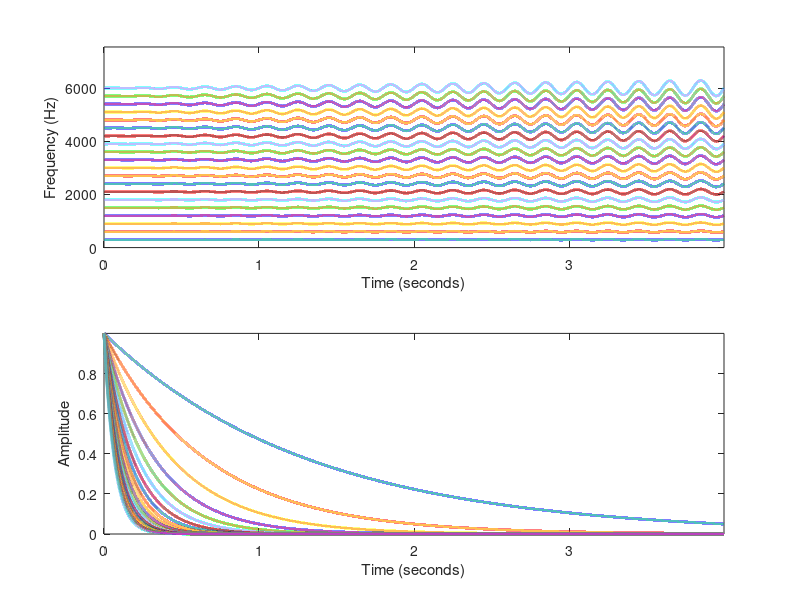

MATLAB code for this plot:
function P3
% resynthesis_4.m
% Demonstrates synthesis of N sinusoids using phase information
% Does not perform resynthesis (no analysis of an input signal)
% General case: N sinusoidal tracks, varying amplitude, varying frequency

fs = 22050;
duration = 4;  % in seconds
signal_length = fs * duration;
t = 0:1/fs:duration-1/fs;
N = 20;  % 20 harmonics

% ---------------- PREPARE f and a ------------------ 
f = zeros( N, signal_length );
a = zeros( N, signal_length );
    % frequency evolution over time. N harmonics with fundamental
    % from 200 to 300  in 'duration' seconds
for n = 1 : N
       f(n, :) = n * (300+sin(2*pi*t*5).*(15*(1:signal_length)/ signal_length));
            % higher harmonics decay faster
       a(n, :) = exp( -(3*n) * (1:signal_length)/ signal_length);
end

% ---------------- DISPLAY f and a ------------------
figure(1);
subplot(2,1,1);
plot(t, f, 'linewidth', 2);
ylabel( 'Frequency (Hz)' );
xlabel( 'Time (seconds)');
axis( [0, max(t), 0, max(max(f))*1.2] );

subplot(2,1,2);
plot( t, a, 'linewidth', 2 );
ylabel( 'Amplitude' );
xlabel( 'Time (seconds)');
axis( [0, max(t), 0, max(max(a))] );

% ---------------- SYNTHESIZE -----------------------
phase = zeros( N, signal_length);
for n = 1 : N   
    for i=2: signal_length
        phase(n, i) = phase(n, i-1) + 2 * pi * (1/fs) * f(n, i);
    end    
end

    % construct signal by summing the outputs of the oscillators
x = zeros( 1, signal_length );
for n = 1 : N  
    for i = 1: signal_length    
        x(i) = x(i) + a(n, i) * sin( phase(n, i )); 
    end 
end

soundsc( x, fs );